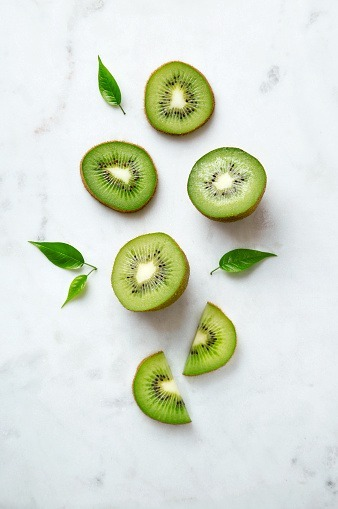
#> input picture input/kivi.jpeg, 338 x 509 px, found by its file name
$ python main.py
#> lines starting #> are read from the running program, lines starting #| are printed output that depends on the picture; after the words box and inside, x2 and y2 are one past the last pixel; in counts of white or black regions, pixels touching at a corner belong together
import cv2
import numpy as np
import os


def nothing(x):
    pass

# Görseli hazırlar.
def preprocess_image(img):
    gray = cv2.cvtColor(img, cv2.COLOR_BGR2GRAY)
    blur = cv2.GaussianBlur(gray, (5, 5), 0)
    return blur


def arkaplani_siyah_yap(original_img, selected_contours):
    black_background = np.zeros_like(original_img)
    mask = np.zeros(original_img.shape[:2], dtype=np.uint8)

    for cnt in selected_contours:
        # Hull kullanarak yarım ay boşluklarını kapatıyoruz
        hull = cv2.convexHull(cnt)
        cv2.drawContours(mask, [hull], -1, 255, -1)

    black_background[mask == 255] = original_img[mask == 255]
    return black_background


def main():
    path = "kivi.jpeg"
    img = cv2.imread(path)
#> img is the input picture: shape (509, 338, 3); mean B, G, R 208.8, 222.4, 215.3

    if img is None:
        print(f"Hata: '{path}' dosyası bulunamadı!")
        return

    cv2.namedWindow('Ayarlar')
    cv2.createTrackbar('Alt Esik', 'Ayarlar', 75, 255, nothing)
    cv2.createTrackbar('Ust Esik', 'Ayarlar', 90, 255, nothing)
    cv2.createTrackbar('Min Alan', 'Ayarlar', 4000, 6000, nothing)
    cv2.createTrackbar('Dairesellik %', 'Ayarlar', 70, 100, nothing)

    while True:
        alt_esik = cv2.getTrackbarPos('Alt Esik', 'Ayarlar')
        ust_esik = cv2.getTrackbarPos('Ust Esik', 'Ayarlar')
        min_alan = cv2.getTrackbarPos('Min Alan', 'Ayarlar')
        daire_esik = cv2.getTrackbarPos('Dairesellik %', 'Ayarlar') / 100.0

        processed = preprocess_image(img)
#> in preprocess_image, `gray = cv2.cvtColor(img, cv2.COLOR_BGR2GRAY)`:
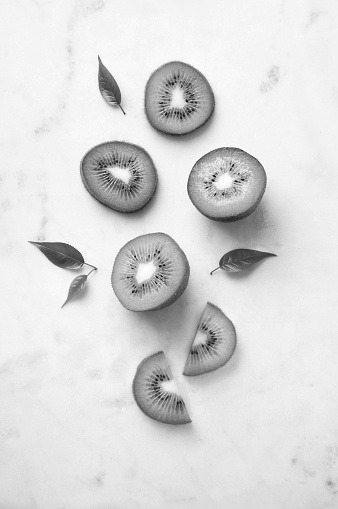
#> gray: shape (509, 338); min 3, max 255, mean 218.8
        # Kenarları düzenler.
        edges = cv2.Canny(processed, alt_esik, ust_esik)
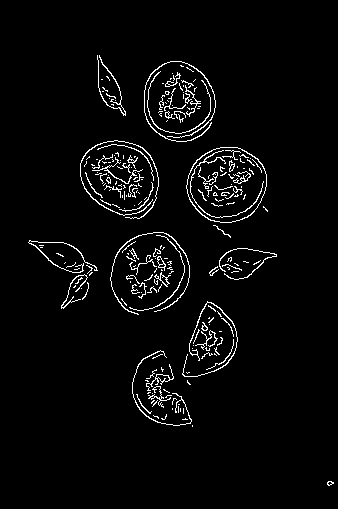
#> edges: shape (509, 338); 3.5% white in thin lines or dots, all inside (x1, y1, x2, y2) = (28, 55, 334, 486)
        kernel = np.ones((3, 3), np.uint8)
        dilated = cv2.dilate(edges, kernel, iterations=1)
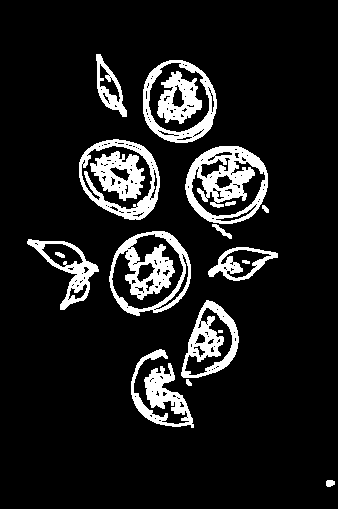
#> dilated: shape (509, 338); 11.2% white; 19 white regions (1 under 20 px)

        contours, _ = cv2.findContours(dilated, cv2.RETR_EXTERNAL, cv2.CHAIN_APPROX_SIMPLE)
#> contours = 13 contours; largest, box (x1, y1, x2, y2) and area: (109, 231, 191, 316) 5266, (185, 146, 268, 224) 5006, (79, 139, 160, 220) 4954, (143, 60, 217, 143) 4816, (181, 300, 239, 378) 2894

        output_img = img.copy()
        current_selected_contours = []
        count = 0

        for cnt in contours:
            area = cv2.contourArea(cnt)
            if area > min_alan:
                perimeter = cv2.arcLength(cnt, True)
                if perimeter == 0: continue
                circularity = 4 * np.pi * (area / (perimeter * perimeter))

                if circularity > daire_esik:
                    count += 1
                    hull = cv2.convexHull(cnt)
                    current_selected_contours.append(hull)

                    cv2.drawContours(output_img, [hull], -1, (0, 255, 0), 2)

                    M = cv2.moments(hull)
                    if M["m00"] != 0:
                        cX = int(M["m10"] / M["m00"])
                        cY = int(M["m01"] / M["m00"])
                        cv2.putText(output_img, str(count), (cX, cY), 1, 1.5, (255, 0, 0), 2)
#> this loop made 13 passes
#> (area, perimeter, circularity, cX, cY) on passes 7, 10, 11, 12: (5266.5, 282.4, 0.83, 149, 272), (5006.5, 265.9, 0.89, 226, 184), (4954.5, 268.7, 0.862, 120, 177), (4815.5, 260.2, 0.894, 178, 101)
#> area on passes 1 to 6: 40.5, 20.5, 1693, 2894.5, 1334.5, 1886.5
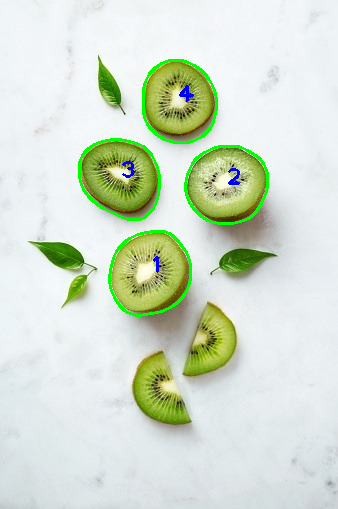
#> output_img: shape (509, 338, 3); 1.95% of pixels changed, all inside (x1, y1, x2, y2) = (78, 59, 269, 317)
#> after the loop, count = 4; current_selected_contours = 4 contours; box (x1, y1, x2, y2) and area: (109, 231, 191, 316) 5381, (185, 146, 268, 224) 5064, (79, 139, 160, 220) 5022, (143, 60, 217, 143) 4870

        final_result = arkaplani_siyah_yap(img, current_selected_contours)
#> the loop in arkaplani_siyah_yap, `for cnt in selected_contours:` made 4 passes
#> after the loop in arkaplani_siyah_yap, `for cnt in selected_contours:`:
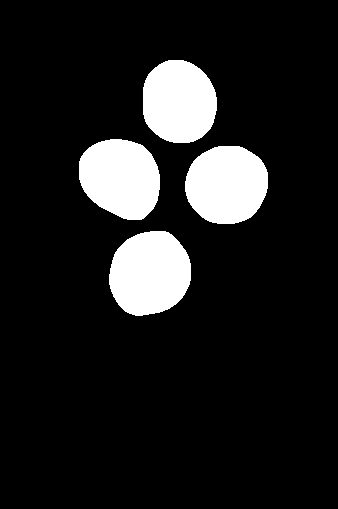
#> mask: shape (509, 338); 12.1% white; 4 white regions, box (x1, y1, x2, y2) and area: (109, 231, 191, 316) 5500, (185, 146, 268, 224) 5180, (79, 139, 160, 220) 5135, (143, 60, 217, 143) 4987
#> in arkaplani_siyah_yap, `black_background[mask == 255] = original_img[mask == 255]`:
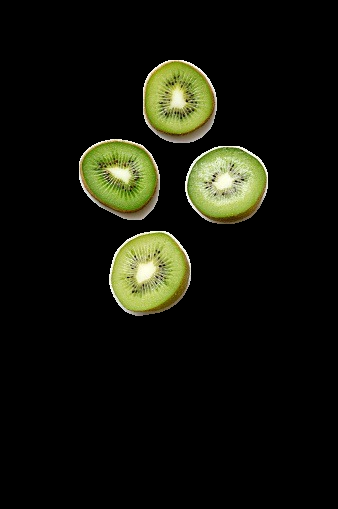
#> black_background: shape (509, 338, 3); mean B, G, R 11.2, 20.8, 19.5

        cv2.imshow('1. Kenar Analizi', edges)
        cv2.imshow('2. Tespit Edilenler', output_img)
        cv2.imshow('3. SONUC', final_result)

        key = cv2.waitKey(1) & 0xFF
#> (key q is pressed here)
        if key == ord('q'):
            break
        elif key == ord('s'):
            if not os.path.exists("output"): os.makedirs("output")
            cv2.imwrite("output/kivi_sonuc.jpg", final_result)
            print("Kaydedildi!")

    cv2.destroyAllWindows()


if __name__ == "__main__":
    main()
